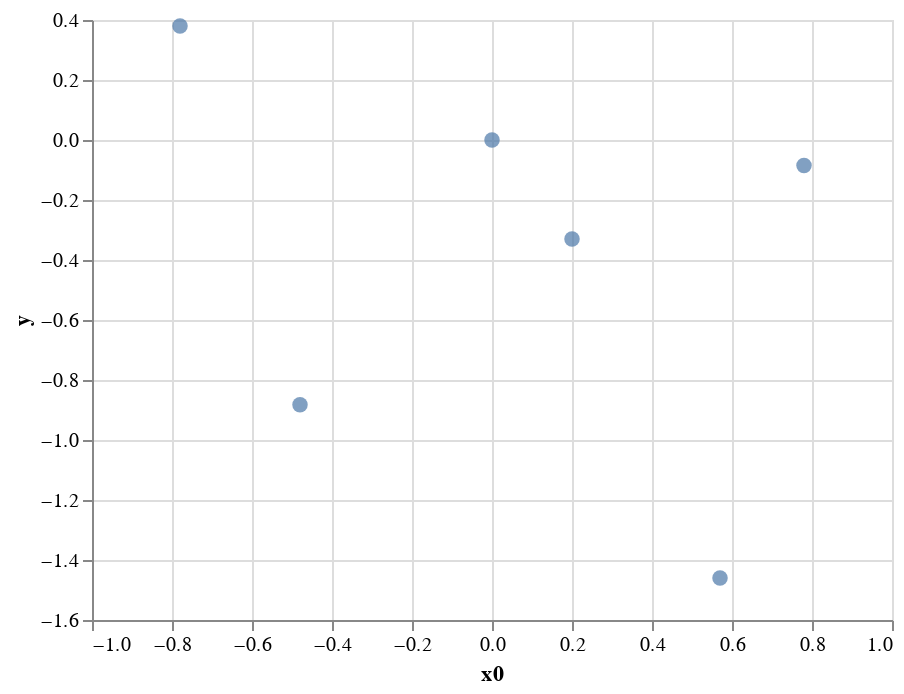

Notebook code for this chart:
### Markdown cell above
Evaluate the function and plot all the evaluations so far:

### Code cell
y = blackbox1([x0.value])[0][0]
print(f'Evaluated black box at {x0.value}; result={y}')
blackbox1.plot_xy()

### Figure 1 — Vega-Lite specification as saved in the notebook (floating-point values rounded to 4 significant figures)
{"config": {"view": {"continuousWidth": 400, "continuousHeight": 300}}, "data": {"name": "data-643b1943f4aa2c22728af8c33772d9a2"}, "mark": {"type": "circle", "size": 60}, "encoding": {"x": {"type": "quantitative", "field": "x0", "scale": {"domain": [-1, 1]}}, "y": {"type": "quantitative", "field": "y"}}, "$schema": "https://vega.github.io/schema/vega-lite/v4.8.1.json", "datasets": {"data-643b1943f4aa2c22728af8c33772d9a2": [{"x0": 0.0, "y": 0.0}, {"x0": 0.57, "y": -1.46}, {"x0": -0.48, "y": -0.8827}, {"x0": -0.78, "y": 0.3798}, {"x0": 0.78, "y": -0.08484}, {"x0": 0.2, "y": -0.3298}]}}
